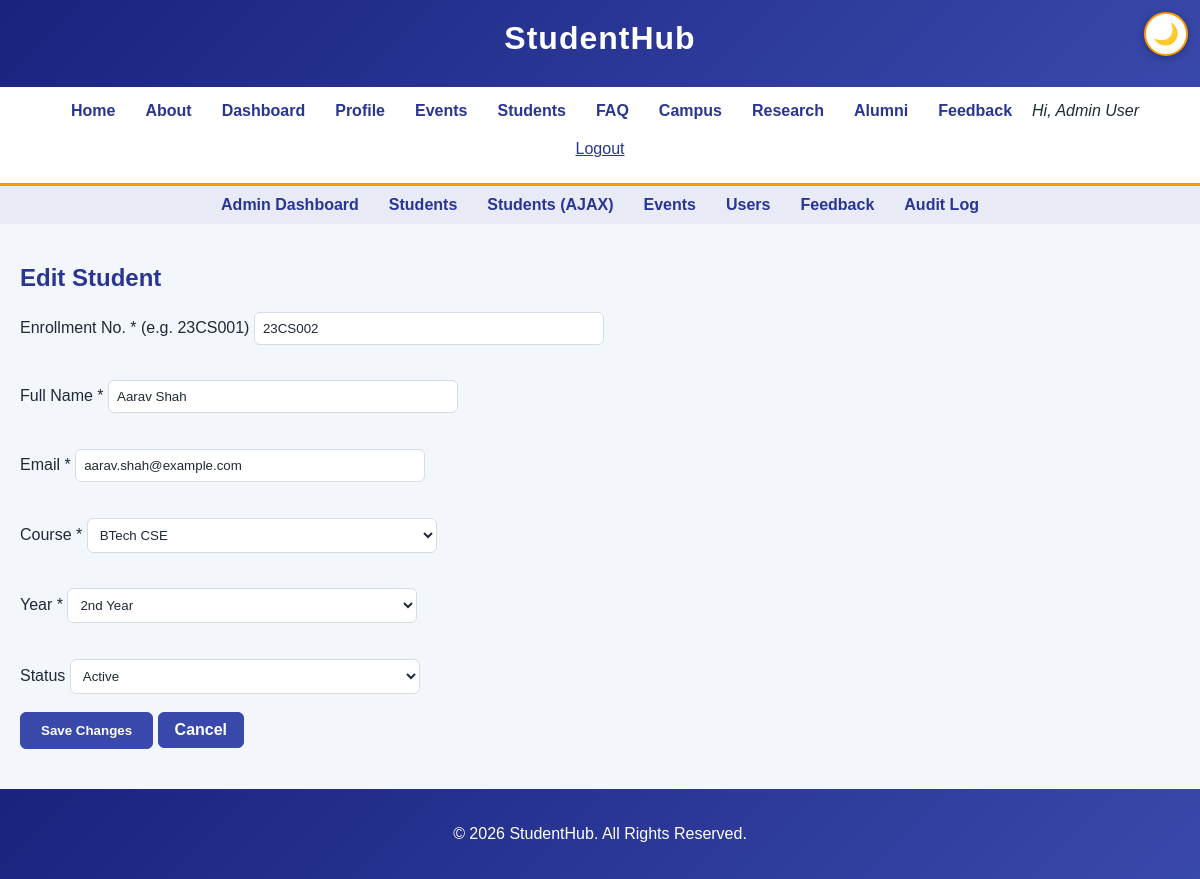
/student_form.php?id=2 (signed in), run on the app's committed database.
### tables this page shows
CREATE TABLE students (
    id            INT UNSIGNED AUTO_INCREMENT PRIMARY KEY,
    user_id       INT UNSIGNED NULL UNIQUE,
    enrollment_no VARCHAR(15)  NOT NULL UNIQUE,
    name          VARCHAR(60)  NOT NULL,
    email         VARCHAR(100) NOT NULL,
    course        VARCHAR(40)  NOT NULL,
    year          VARCHAR(20)  NOT NULL,
    status        ENUM('active','inactive') NOT NULL DEFAULT 'active',
    created_at    TIMESTAMP DEFAULT CURRENT_TIMESTAMP,
    FOREIGN KEY (user_id) REFERENCES users(id) ON DELETE SET NULL
);

### includes/student_lib.php (called while the page is built, shortened)
<?php
function student_find(mysqli $conn, int $id): ?array
{
    $stmt = $conn->prepare('SELECT id, enrollment_no, name, email, course, year, status FROM students WHERE id = ? LIMIT 1');
    $stmt->bind_param('i', $id);
    $stmt->execute();
    $row = $stmt->get_result()->fetch_assoc();
    return $row ?: null;
}

### includes/init.php (called while the page is built, shortened)
<?php
function e(?string $text): string
{
    return htmlspecialchars((string)$text, ENT_QUOTES | ENT_SUBSTITUTE, 'UTF-8');
}

### student_form.php (the view, shortened to what this page needs)
<?php
require_once __DIR__ . '/includes/init.php';
require_once __DIR__ . '/includes/student_lib.php';
$conn = db();
$id       = isset($_GET['id']) ? (int)$_GET['id'] : (int)($_POST['id'] ?? 0);
$existing = $id > 0 ? student_find($conn, $id) : null;
$pageTitle = $existing ? 'Edit Student' : 'Add Student';
$errors    = [];
$old       = $existing ?? ['enrollment_no' => '', 'name' => '', 'email' => '', 'course' => '', 'year' => '', 'status' => 'active'];
require __DIR__ . '/includes/header.php';
?>
    <main>
        <section>
            <h2><?= e($pageTitle) ?></h2>
            <form method="post" action="student_form.php<?= $existing ? '?id=' . (int)$existing['id'] : '' ?>" novalidate>
                <div class="form-group">
                    <label for="enrollment_no">Enrollment No. * (e.g. 23CS001)</label>
                    <input type="text" id="enrollment_no" name="enrollment_no" maxlength="7" required value="<?= e($old['enrollment_no']) ?>"
                           class="<?= isset($errors['enrollment_no']) ? 'invalid' : '' ?>">
                    <span class="error" role="alert"><?= e($errors['enrollment_no'] ?? '') ?></span>
                </div>
                <div class="form-group">
                    <label for="name">Full Name *</label>
                    <input type="text" id="name" name="name" maxlength="60" required value="<?= e($old['name']) ?>"
                           class="<?= isset($errors['name']) ? 'invalid' : '' ?>">
                    <span class="error" role="alert"><?= e($errors['name'] ?? '') ?></span>
                </div>
                <div class="form-group">
                    <label for="email">Email *</label>
                    <input type="email" id="email" name="email" maxlength="100" required value="<?= e($old['email']) ?>"
                           class="<?= isset($errors['email']) ? 'invalid' : '' ?>">
                    <span class="error" role="alert"><?= e($errors['email'] ?? '') ?></span>
                </div>
                <div class="form-group">
                    <label for="course">Course *</label>
                    <select id="course" name="course" class="<?= isset($errors['course']) ? 'invalid' : '' ?>">
<?php foreach (STUDENT_COURSES as $c): ?>
                        <option value="<?= e($c) ?>"<?= $old['course'] === $c ? ' selected' : '' ?>><?= e($c) ?></option>
<?php endforeach; ?>
                    </select>
                    <span class="error" role="alert"><?= e($errors['course'] ?? '') ?></span>
                </div>
                <div class="form-group">
                    <label for="year">Year *</label>
                    <select id="year" name="year" class="<?= isset($errors['year']) ? 'invalid' : '' ?>">
<?php foreach (STUDENT_YEARS as $y): ?>
                        <option value="<?= e($y) ?>"<?= $old['year'] === $y ? ' selected' : '' ?>><?= e($y) ?></option>
<?php endforeach; ?>
                    </select>
                    <span class="error" role="alert"><?= e($errors['year'] ?? '') ?></span>
                </div>
                <div class="form-group">
                    <label for="status">Status</label>
                    <select id="status" name="status">
<?php foreach (STUDENT_STATUS as $st): ?>
                        <option value="<?= e($st) ?>"<?= $old['status'] === $st ? ' selected' : '' ?>><?= e(ucfirst($st)) ?></option>
<?php endforeach; ?>
                    </select>
                </div>
                <button type="submit"><?= $existing ? 'Save Changes' : 'Add Student' ?></button>
                <a class="button-link" href="manage_students.php">Cancel</a>
            </form>
        </section>
    </main>
<?php require __DIR__ . '/includes/footer.php'; ?>

### css/style.css (style rules this page uses)
body { margin: 0; font-family: Arial, sans-serif; background-color: #f5f5f5; color: #222; }
main { padding: 20px; }
.form-group { margin-bottom: 18px; border: none; padding: 0; }
form input[type="text"], form input[type="email"], form input[type="tel"], form input[type="password"], form select { width: 100%; max-width: 350px; padding: 8px; box-sizing: border-box; border: 1px solid #999; }
.error { display: block; color: #d32f2f; font-size: 0.85rem; margin-top: 4px; min-height: 1em; }
form button[type="submit"], form button[type="reset"] { padding: 10px 20px; cursor: pointer; }
.button-link { display: inline-block; padding: 8px 14px; background-color: #eee; color: #222; border: 1px solid #999; text-decoration: none; cursor: pointer; }
:root { --bg: #f3f6fb; --surface: #ffffff; --input-bg: #ffffff; --text: #1f2937; --border: #d5dbe7; --zebra: #f7f9fd; --primary: #3949ab; --on-primary: #ffffff; --primary-soft: #e8eaf6; --link: #283593; --accent: #ff9800; --accent-soft: #fff3e0; --chrome-from: #1a237e; --chrome-to: #3949ab; --c1: #3949ab; --c2: #00897b; --c3: #fb8c00; --c4: #d81b60; }
body, body.dark-theme { background-color: var(--bg); color: var(--text); }
a { color: var(--link); }
h2, h3 { color: var(--link); }
button:not(.link-button), .button-link, input[type="submit"], body.dark-theme .button-link { background-color: var(--primary); color: var(--on-primary); border: 1px solid var(--primary); border-radius: 6px; padding: 8px 16px; cursor: pointer; text-decoration: none; font-weight: bold; }
form input[type="text"], form input[type="email"], form input[type="tel"], form input[type="password"], form select, form textarea, .controls input, .controls select, body.dark-theme form input, body.dark-theme form select, body.dark-theme form textarea, body.dark-theme .controls input, body.dark-theme .controls select { background-color: var(--input-bg); color: var(--text); border: 1px solid var(--border); border-radius: 6px; }
legend, label { color: var(--text); }

### data on the page
students: enrollment_no "23CS002", name "Aarav Shah", email "aarav.shah@example.com", status "Active"

### other printed values
$_SESSION['name'] "Admin User"
$label "Admin Dashboard"
$label "Students"
$label "Students (AJAX)"
$label "Events"
$label "Users"
$label "Feedback"
$label "Audit Log"
$pageTitle "Edit Student"
form field course "BTech CSE"
form field year "2nd Year"
